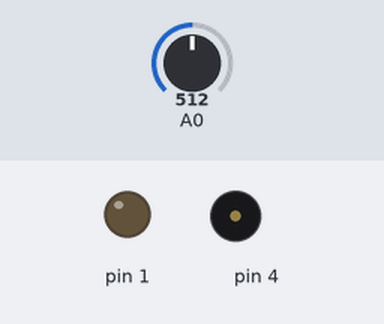
Simulated run of this sketch. Board: Arduino Uno, built with avr-gcc and run on an emulated ATmega328P. On the bench: output pins drawn as LEDs (lit = HIGH), buzzer (waves = sounding). Dashed ring = blinking. The inputs (shaded band) are chosen by the test bench; at power-on: A0 = 512.

Above: at 2.8 s.
2.9 s: A0 set to 497
At 3.7 s:
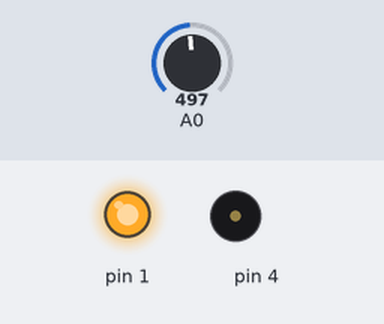
8.5 s: A0 set to 522
At 10.8 s:
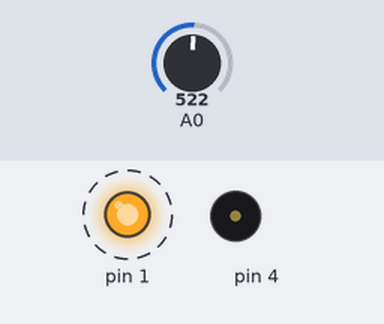
14.5 s: A0 set to 511
At 15.4 s:
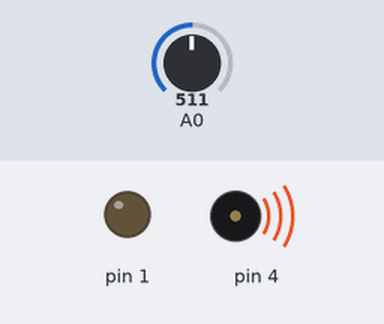
18.5 s: A0 set to 716
At 19.1 s:
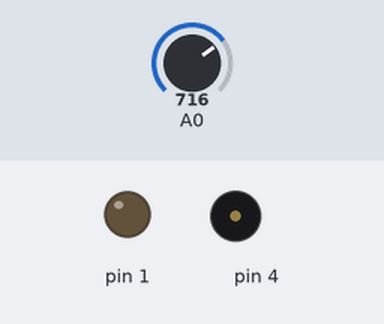
Timing chart, 0 to 25.5 s (numbered marks = the images above; inputs shaded):
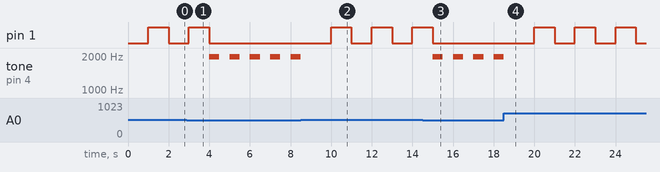

The sketch:

ntnu_40371231h-4.ino
```cpp
int val;

void setup()
{
  pinMode(A0, INPUT);
  pinMode(1, OUTPUT);
  pinMode(4, OUTPUT);
}

void loop()
{
  val = analogRead(A0);
  if (val < 512) {
    tone(4, 1976,500);
    delay(500);
    noTone(4);
    delay(500);
  }else{
    noTone(4);
    delay(1000);
    digitalWrite(1,HIGH);
    delay(1000);
    digitalWrite(1,LOW);
  }
}
```

Measured:
- the behaviour switches between 512 and 511 on A0 (found by bisection; images 0 and 1)
- after the input at 2.9 s, pin 1: goes on until 4.0 s, then stays LOW; tone on pin 4: alternates 1976 Hz for 0.50 s and silent for 0.50 s, starting after 1.1 s
- after the input at 8.5 s, pin 1: alternates HIGH for 1.0 s and LOW for 1.0 s, starting after 1.5 s; tone on pin 4: goes on until 8.5 s, then stays silent
- after the input at 14.5 s, pin 1: goes on until 15.0 s, then stays LOW; tone on pin 4: alternates 1976 Hz for 0.50 s and silent for 0.50 s, starting after 0.50 s
- after the input at 18.5 s, pin 1: alternates HIGH for 1.0 s and LOW for 1.0 s, starting after 1.5 s; tone on pin 4: goes on until 18.5 s, then stays silent
